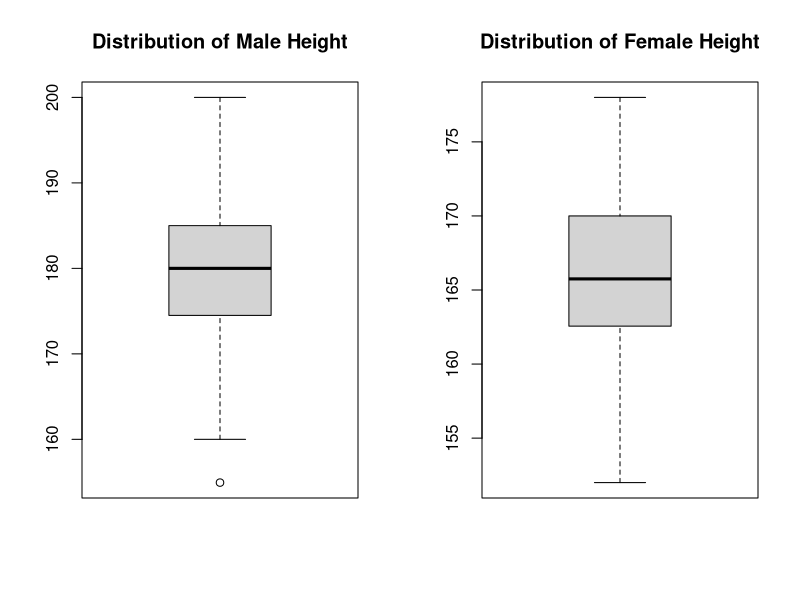
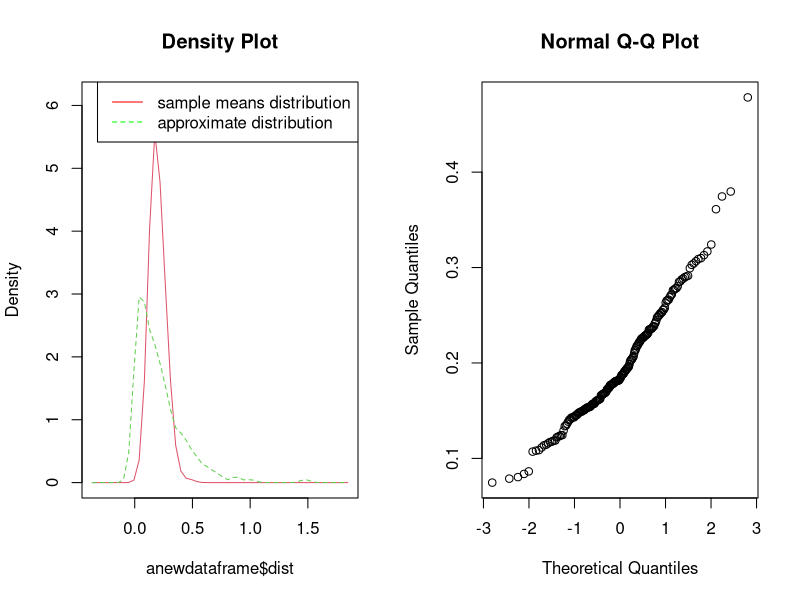
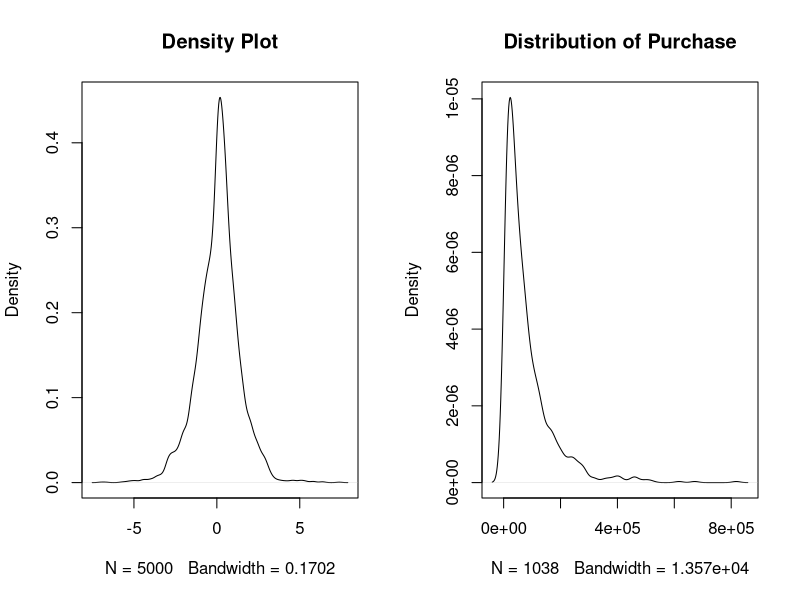
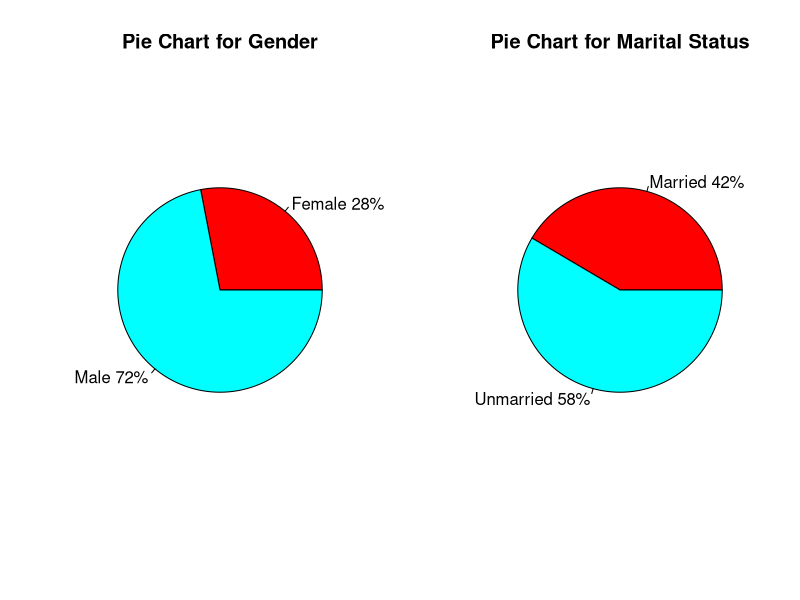
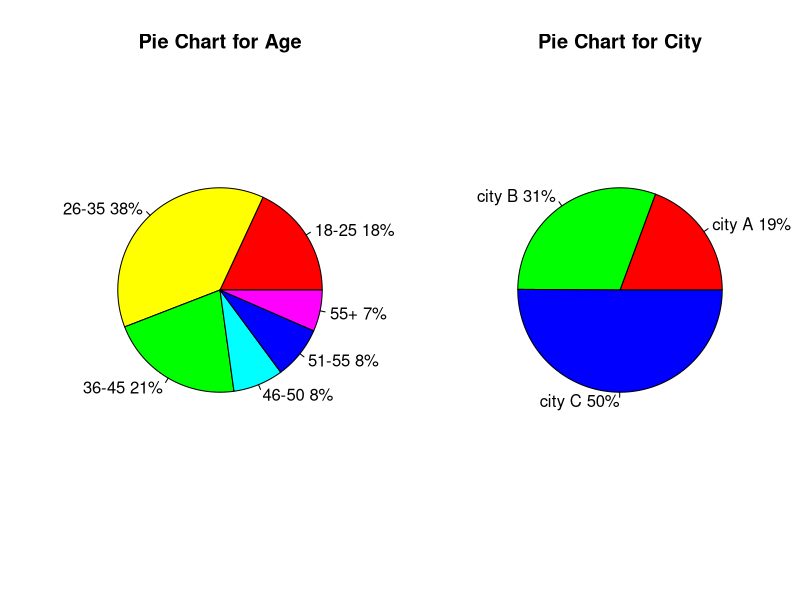
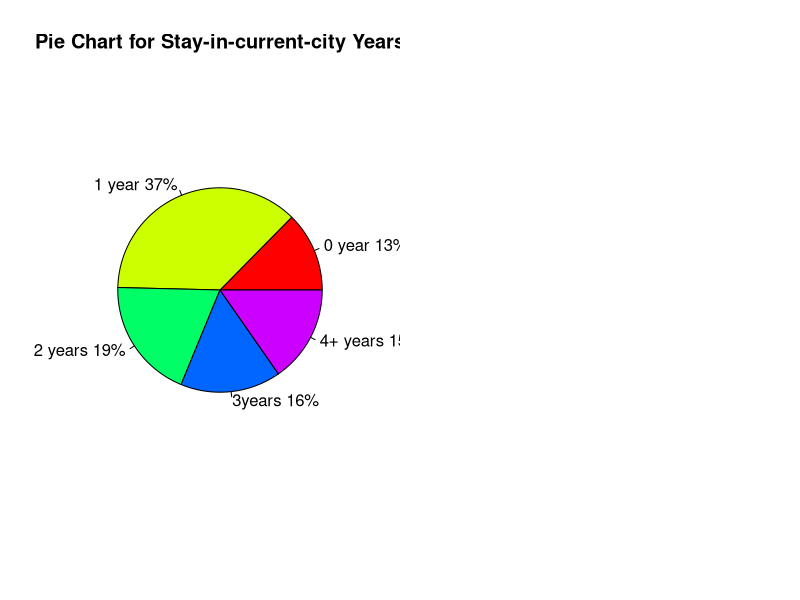
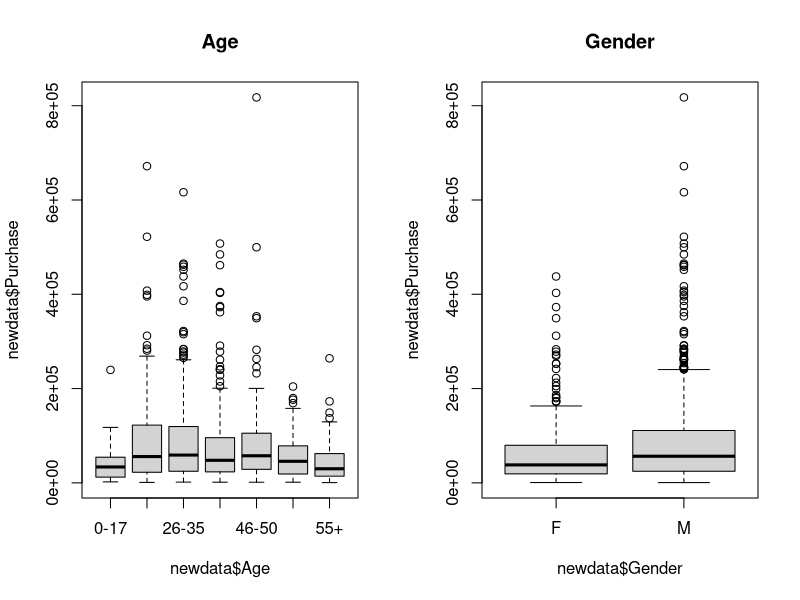
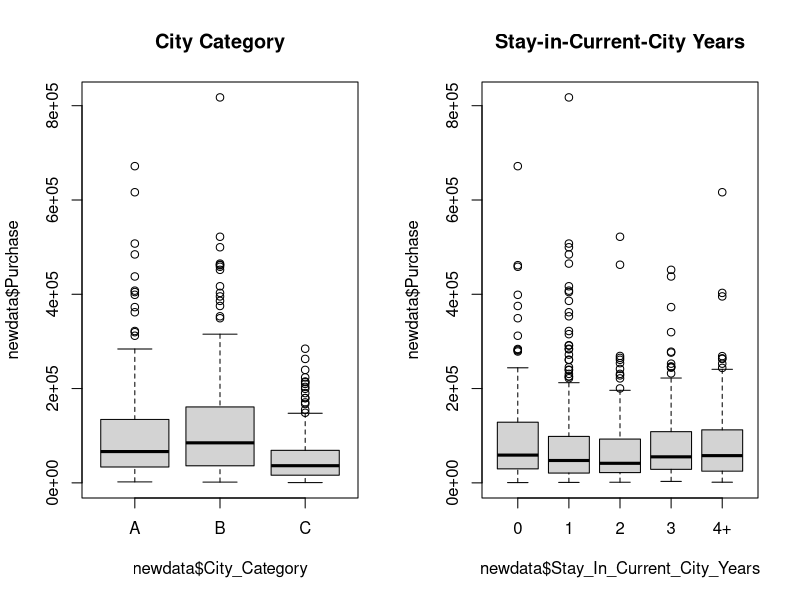

Write the R code that produced these figures, in order.
# Part 1 
##a)Report descriptive statistics of the data set obtained in (a).
library(MASS)
newdataset = na.omit(survey)
summary(newdataset)

##b)Use boxplot to show the distributions of the height of male and female students.
male=subset(newdataset,Sex=='Male')
male_height=male['Height']

female=subset(newdataset,Sex=='Female')
female_height=female['Height']
par(mfrow=c(1,2))
boxplot(male_height,
        main='Distribution of Male Height')
boxplot(female_height,
        main='Distribution of Female Height')

##c)Which numerical variables might have an influence on the student's pulse?
W.Hnd<- as.matrix(newdataset$W.Hnd)
W.Hnd[which(W.Hnd=='Right')]<- 0
W.Hnd[which(W.Hnd=='Left')]<- 1
W.Hnd<- as.numeric(W.Hnd)
W.Hnd

Smoke<- as.matrix(newdataset$Smoke)
Smoke[which(Smoke=='Never')]<- 0
Smoke[which(Smoke=='Regul')]<- 1
Smoke[which(Smoke=='Occas')]<- 2
Smoke[which(Smoke=='Heavy')]<- 3
Smoke<- as.numeric(Smoke)
Smoke

Clap<- as.matrix(newdataset$Clap)
Clap[which(Clap=='Right')]<- 0
Clap[which(Clap=='Left')]<- 1
Clap[which(Clap=='Neither')]<- 2
Clap<- as.numeric(Clap)
Clap

Exer<- as.matrix(newdataset$Exer)
Exer[which(Exer=='Some')]<- 0
Exer[which(Exer=='Freq')]<- 1
Exer[which(Exer=='None')]<- 2
Exer<- as.numeric(Exer)
Exer

Fold<- as.matrix(newdataset$Fold)
Fold[which(Fold=='R on L')]<- 0
Fold[which(Fold=='L on R')]<- 1
Fold[which(Fold=='Neither')]<- 2
Fold<- as.numeric(Fold)
Fold

Sex<- as.matrix(newdataset$Sex)
Sex[which(Sex=='Male')]<- 0
Sex[which(Sex=='Female')]<- 1
Sex<- as.numeric(Sex)
Sex

newdataset1<- subset(newdataset,select = c(Age, Height, Wr.Hnd, Pulse))
newdataset1['Sex']<- Sex
newdataset1['Fold']<- Fold
newdataset1['Exer']<- Exer
newdataset1['Clap']<- Clap
newdataset1['W.Hnd']<- W.Hnd
newdataset1['Smoke']<- Smoke

cor(newdataset1)
cor.test(newdataset1$Pulse,newdataset1$Height)
cor.test(newdataset1$Pulse,newdataset1$Age)
cor.test(newdataset1$Pulse,newdataset1$Wr.Hnd)
cor.test(newdataset1$Pulse,newdataset1$Sex)
cor.test(newdataset1$Pulse,newdataset1$Fold)
cor.test(newdataset1$Pulse,newdataset1$Exer)
cor.test(newdataset1$Pulse,newdataset1$Clap)
cor.test(newdataset1$Pulse,newdataset1$W.Hnd)
cor.test(newdataset1$Pulse,newdataset1$Smoke)

##d)Is the probability of a student clapping his/her left hand on top less than 0.2?
a <- length(newdataset$Clap)
b <- sum(newdataset$Clap=='Left')
prop.test(b,a,alternative = 'less', p=.2)

##e)Is the span of the writing hand in general larger than the span of the non-writing hand?
t.test(newdataset$Wr.Hnd,newdataset$NW.Hnd,alternative = 'greater')


# Part 2
##a)According to CLT, what is the approximated distribution of the sample means?
newmatrix=matrix(0,nrow=200, ncol=1)
count <- 1
while(count < 201){
  a = rexp(10,5)
  meanvalue=mean(a)
  newmatrix[count,]<- meanvalue
  count <- count+1
}
newmatrix
##b)Draw the density plots of the sample means and its approximated distribution on one graph.

library(sm)
dist <- c(1:400)
dist[1:200] <- newmatrix
dist[201:400]<- rexp(200,5)
tag <- c(rep('1',times=200),rep('2',times=200))
anewdataframe <- data.frame(tag,dist)
tag.f<-factor(tag,levels = c('1','2'), labels=c('mean_value_dist','expo_dist'))
sm.density.compare(anewdataframe$dist, anewdataframe$tag)
title(main="Density Plot") 
legend("topright",c("sample means distribution", "approximate distribution"),
       lty=c(1, 2), col=c("red", "green"))
##c)Show the qq plot of the distribution of the sample means.
qqnorm(newmatrix)

#Part 3
##a)Draw 5000 random samples of ????.Show the density plot of the samples.
matrix1<- matrix(0,5000,1)
count1 <-1
while(count1 < 5000){
  if (runif(1)<0.75){
    matrix1[count1,]=rt(1,df=4);
    count1=count1+1
  }else{if(runif(1)<0.6){
    matrix1[count1,]<- rexp(1,2)}else{
    matrix1[count1,]<- runif(1,-3,3)};
    count1=count1+1}
}
matrix1[which(matrix1>10.3)]<- 10.3
plot(density(matrix1),main='Density Plot')

##b)find the VaR of the samples obtained in a).
a=sort(matrix1)
VaR=quantile(a,.05)
VaR

##c)Find the CVaR of the samples obtained in a).
mean(a[1:250])


#Part 4

newdata <- read.csv(file='customer_analysis.csv',stringsAsFactors = FALSE)
##data exploration
summary(newdata)
plot(density(newdata$Purchase),main = 'Distribution of Purchase')

par(mfrow=c(1,2))
num1<- sum(newdata=='F')
num2<- sum(newdata=='M')
slices<- c(num1,num2)
lbls <- c('Female','Male')
pct <- round(slices/sum(slices)*100)
lbls2<-paste(lbls,' ', pct,'%',sep = '')
pie(slices, labels=lbls2, col=rainbow(length(lbls2)), main='Pie Chart for Gender')

num1<- sum(newdata$Marital_Status==1)
num2<- sum(newdata$Marital_Status==0)
slices <- c(num1,num2)
lbls <- c('Married','Unmarried')
pct <- round(slices/sum(slices)*100)
lbls2<-paste(lbls,' ', pct,'%',sep = '')
pie(slices, labels = lbls2,col=rainbow(length(lbls2)), main='Pie Chart for Marital Status')

num1<- sum(newdata=='18-25')
num2<- sum(newdata=='26-35')
num3<- sum(newdata=='36-45')
num4<- sum(newdata=='46-50')
num5<- sum(newdata=='51-55')
num6<- sum(newdata=='55+')
slices<- c(num1,num2,num3,num4,num5,num6)
lbls <- c('18-25','26-35','36-45','46-50','51-55','55+')
pct <- round(slices/sum(slices)*100)
lbls2<-paste(lbls,' ', pct,'%',sep = '')
pie(slices,lbls2,col=rainbow(length(lbls2)), main='Pie Chart for Age')

num1<- sum(newdata=='A')
num2<- sum(newdata=='B')
num3<- sum(newdata=='C')
slices <-c(num1,num2,num3)
lbls<- c('city A','city B','city C')
pct <- round(slices/sum(slices)*100)
lbls2<-paste(lbls,' ', pct,'%',sep = '')
pie(slices,lbls2,col=rainbow(length(lbls2)), main='Pie Chart for City')

num1<- sum(newdata$Stay_In_Current_City_Years==0)
num2<- sum(newdata$Stay_In_Current_City_Years==1)
num3<- sum(newdata$Stay_In_Current_City_Years==2)
num4<- sum(newdata$Stay_In_Current_City_Years==3)
num5<- sum(newdata$Stay_In_Current_City_Years=='4+')
slices<- c(num1,num2,num3,num4,num5)
lbls<- c('0 year','1 year','2 years','3years','4+ years')
pct <- round(slices/sum(slices)*100)
lbls2<-paste(lbls,' ', pct,'%',sep = '')
pie(slices, labels = lbls2, col=rainbow(length(lbls2)), main = 'Pie Chart for Stay-in-current-city Years')

##conducting correlation analysis
par(mfrow=c(1:2))
x <- newdata$Age
x[which(x=='0-17')]<- 1
x[which(x=='18-25')]<- 2 
x[which(x=='26-35')]<- 3
x[which(x=='36-45')]<- 4
x[which(x=='46-50')]<- 5
x[which(x=='51-55')]<- 6
x[which(x=='55+')]<- 7
x<- as.numeric(x)
y<- newdata$Purchase
testdata <- data.frame(x,y, stringsAsFactors = FALSE)
cor(testdata$x, testdata$y, method = 'kendall')

x1 <- newdata$City_Category
x1[which(x1=='A')]<- 1
x1[which(x1=='B')]<- 2
x1[which(x1=='C')]<- 3
x1<- as.numeric(x1)
testdata <- data.frame(x1,y,stringsAsFactors = FALSE)
cor(testdata$x1,testdata$y, method='kendall')

x2<- newdata$Gender
x2[which(x2=='M')]<- 1
x2[which(x2=='F')]<- 2
x2<- as.numeric(x2)
testdata <- data.frame(x2,y,stringsAsFactors = FALSE)
cor(testdata$x2,testdata$y, method='kendall')

x3<- newdata$Stay_In_Current_City_Years
x3[which(x3==0)]<- 1
x3[which(x3==1)]<- 2
x3[which(x3==2)]<- 3
x3[which(x3==3)]<- 4
x3[which(x3=='4+')]<- 5
x3<- as.numeric(x3)
testdata <- data.frame(x3,y,stringsAsFactors = FALSE)
cor(testdata$x3,testdata$y, method='kendall')

x4<- newdata$Marital_Status
testdata <- data.frame(x4,y,stringsAsFactors = FALSE)
cor(testdata$x4,testdata$y,method='kendall')

par(mfrow=(1:2))
boxplot(newdata$Purchase~newdata$Age,main='Age')
boxplot(newdata$Purchase~newdata$Gender,main='Gender')
boxplot(newdata$Purchase~newdata$City_Category,main='City Category')
boxplot(newdata$Purchase~newdata$Stay_In_Current_City_Years,main='Stay-in-Current-City Years')
boxplot(newdata$Purchase~newdata$Marital_Status,main='Marital Status')

##modeling
fit1 <- lm(newdata$Purchase~newdata$City_Category)
summary(fit1)

fit2<- lm(newdata$Purchase~newdata$City_Category+newdata$Gender)
summary(fit2)

fit3<- lm(newdata$Purchase~newdata$City_Category+newdata$Gender+newdata$Age)
summary(fit3)

fit4<- lm(newdata$Purchase~newdata$City_Category+newdata$Gender+newdata$Age+newdata$Stay_In_Current_City_Years)
summary(fit4)

fit5<- lm(newdata$Purchase~newdata$City_Category+newdata$Gender+newdata$Age+newdata$Stay_In_Current_City_Years+newdata$Marital_Status)
summary(fit5)

fitted_model <- fit4
summary(fitted_model)
fitted_model

library(MASS)
stepAIC(fit5,direction = 'backward')


par(mfrow=c(2,2))
plot(fit5)
